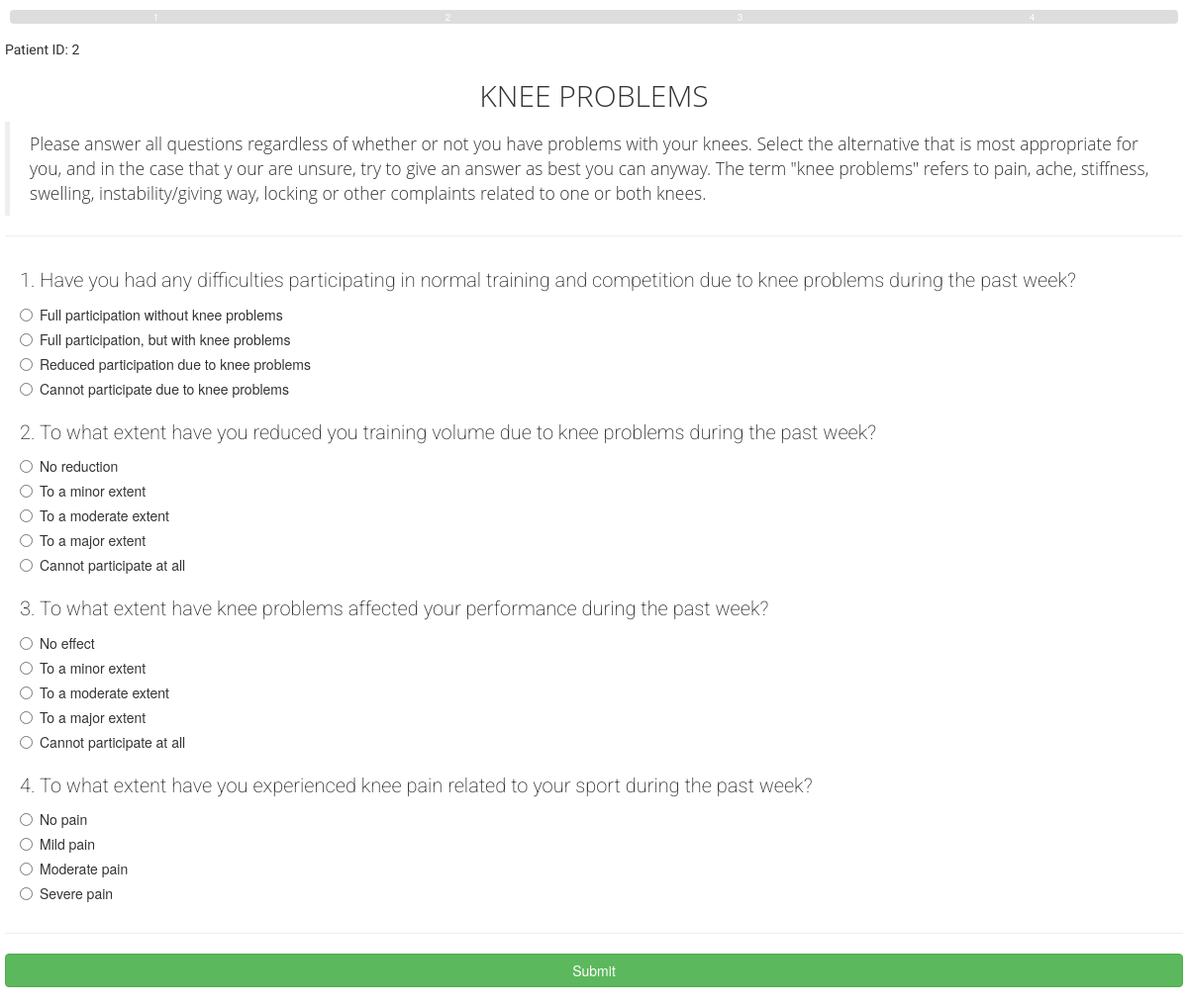
/questionnaire/2/patient_id/2/, run on the app's committed database.
### questionnaire/models.py (models this page shows, shortened)
class Questionnaire(models.Model):
    id = models.AutoField(primary_key=True)
    title = models.TextField()
    description = models.TextField()
    class Meta:
        managed = False
        db_table = 'questionnaire'

class Question(models.Model):
    QUESTION_TYPES = (('SCALE', 'Scale'), ('SINGLE', 'Single Choice'))
    id = models.AutoField(primary_key=True)
    questionnaire = models.ForeignKey(Questionnaire)
    question_order = models.PositiveSmallIntegerField()  # max: 32767
    question_text = models.TextField()
    question_type = models.CharField(max_length=25, choices=QUESTION_TYPES,
                                     default='SINGLE')
    class Meta:
        managed = False
        db_table = 'question'

class Option(models.Model):
    id = models.AutoField(primary_key=True)
    question = models.ForeignKey(Question)
    option_order = models.SmallIntegerField()  # max: +/-32767
    option_text = models.TextField()
    score = models.IntegerField()
    class Meta:
        managed = False
        db_table = 'option'

### questionnaire/views.py (the view)
# urls.py: url(r'^(?P<qid>[0-9]+)/patient_id/(?P<patient_id>[0-9]+)/$', views.questionView, name='view'),
def questionView(request, qid, patient_id):
    context = {'questionnaire': None,
               'patient_id': None,
               'questions': []}
    context['questionnaire'] = Questionnaire.objects.get(id=qid)
    context['patient_id'] = int(patient_id)
    questions = Question.objects.filter(questionnaire__id=qid).order_by(
        'question_order')
    for question in questions:
        qobj = {'order': question.question_order,
                'question_text': question.question_text,
                'type': question.question_type,
                'options': Option.objects.filter(
                    Q(question__id=question.id) & Q(option_order__gt=0))
                    .order_by('option_order'),
                }
        if qobj['type'] == 'SCALE':
            qobj['labels'] = Option.objects.filter(
                Q(question__id=question.id) & Q(option_order__lte=0)
            ).values_list('option_text', flat=True).order_by('option_order')
        context['questions'].append(qobj)
    return render(request, 'questionnaire/question.html', context)

### questionnaire/templates/questionnaire/question.html (shortened to what this page needs)
{% extends "questionnaire/base.html" %}
{% load static %}
{% block script %}
    <link href="{% static 'questionnaire/style.css' %}" rel="stylesheet" type="text/css">
{% endblock %}
{% block nav %}
<nav class="navbar-fixed-top survey-progress-bar">
    <div class="survey-progress-bar-div">
        <div class="btn-group btn-group-justified">
            {% for question in questions %}
                {% if question.order < 10 %}
                    <a href="#question-{{question.order}}"
                       id="progress-{{question.order}}"
                       class="btn btn-default-color btn-nav"
                       role="button">{{question.order}}</a>
                {% endif %}
            {% endfor %}
        </div>
    </div>
</nav>
{% endblock %}
{% block body %}
<p style = "font-family: 'Roboto', sans-serif">Patient ID: {{patient_id}}</p>
<h2 class="text-center" style = "font-family: 'Open Sans', sans-serif;font-weight: 200">{{questionnaire.title}}</h2>
<blockquote style = "font-family: 'Open Sans', sans-serif;font-weight: 300">{{questionnaire.description}}</blockquote>
<hr>
<form action="{% url 'questionnaire:submit' qid=questionnaire.id patient_id=patient_id %}"
      method="post">
    <div class="container-fluid">
        {% for question in questions %}
        <div id="{{questionnaire.id}}-{{question.order}}">
            <span id="question-{{question.order}}">
            	<label class="question-label">
                	<span class="question_id">{{question.order}}. </span>{{question.question_text}}</label></span>
            {% if question.type == 'SCALE' %}
            <div class="one-question-domain">
                <label class="one-question-domain-left">{{question.labels.0}}</label>
                <label class="one-question-domain-right">{{question.labels.1}}</label>
                <div class="btn-group btn-group-justified">
                    {% for option in question.options%}
                    <div class="btn-group" role="group">
                        <button type="button"
                                name="{{question.order}}"
                                class="btn btn-default">
                            {{option.option_text}}
                        </button>
                    </div>
                    {% endfor %}
                </div>
            </div>
            <input type="hidden" value="{{option.id}}" name="{{question.id}}">
            {% else %}
            <div>
                {% for option in question.options%}
                <div class="radio">
                    <label><input type="radio"
                                  name="{{option.question.id}}"
								  order="{{question.order}}"
                                  value="{{option.id}}">
                        {{option.option_text}}</label>
                </div>
                {% endfor %}
            </div>
            {% endif %}
        </div>
        {% endfor %}
    </div>
    <hr>
    <button type="submit" class="btn btn-success btn-block">Submit</button>
</form>
{% endblock %}

### questionnaire/templates/questionnaire/base.html (shortened to what this page needs)
{% load static %}
<html>
<head>
    <link rel="stylesheet"
          href="https://maxcdn.bootstrapcdn.com/bootstrap/3.3.7/css/bootstrap.min.css"
>
    {% block script %} {% endblock %}
</head>
{% block nav %} {% endblock %}
<body>
    {% block body %} {% endblock %}
</body>
</html>

### questionnaire/static/questionnaire/style.css (style rules this page uses)
body { padding: 5px; padding-top: 40px; }
.question-label { font-family: 'Roboto', sans-serif; font-size: 15pt; font-weight: 200; color: #333; display: block; clear: both; padding-top: 40px; margin-top: -30px; }
.btn { padding: 6px 0px; white-space: normal; }
.btn-nav { padding-top: 0; padding-bottom: 0; border: 0; color: #fff; }
.btn-default-color { background-color: #ddd; }
.survey-progress-bar { background-color: white; }
.survey-progress-bar-div { margin: 10px 10px 15px 10px; }
.survey-progress-bar-div a { font-size: 10px; }

### data on the page
Questionnaire: title "KNEE PROBLEMS", description "Please answer all questions regardless of whether or not you have problems with your knees. Select the alternative that is most appropriate for you, and in the case that y our are unsure, try to give an answer as best you can anyway. The term \"knee problems\" refers to pain, ache, stiffness, swelling, instability/giving way, locking or other complaints related to one or both knees."
Question: question_text "Have you had any difficulties participating in normal training and competition due to knee problems during the past week?"
Option: option_text "Full participation without knee problems"
Option: option_text "Full participation, but with knee problems"
Option: option_text "Reduced participation due to knee problems"
Option: option_text "Cannot participate due to knee problems"
Question: question_text "To what extent have you reduced you training volume due to knee problems during the past week?"
Option: option_text "No reduction"
Option: option_text "To a minor extent"
Option: option_text "To a moderate extent"
Option: option_text "To a major extent"
Option: option_text "Cannot participate at all"
Question: question_text "To what extent have knee problems affected your performance during the past week?"
Option: option_text "No effect"
Option: option_text "To a minor extent"
Option: option_text "To a moderate extent"
Option: option_text "To a major extent"
Option: option_text "Cannot participate at all"
Question: question_text "To what extent have you experienced knee pain related to your sport during the past week?"
Option: option_text "No pain"
Option: option_text "Mild pain"
Option: option_text "Moderate pain"
Option: option_text "Severe pain"

### other printed values
{{ question.order }} "1" "2" "3" "4"
{{ patient_id }} "2"
